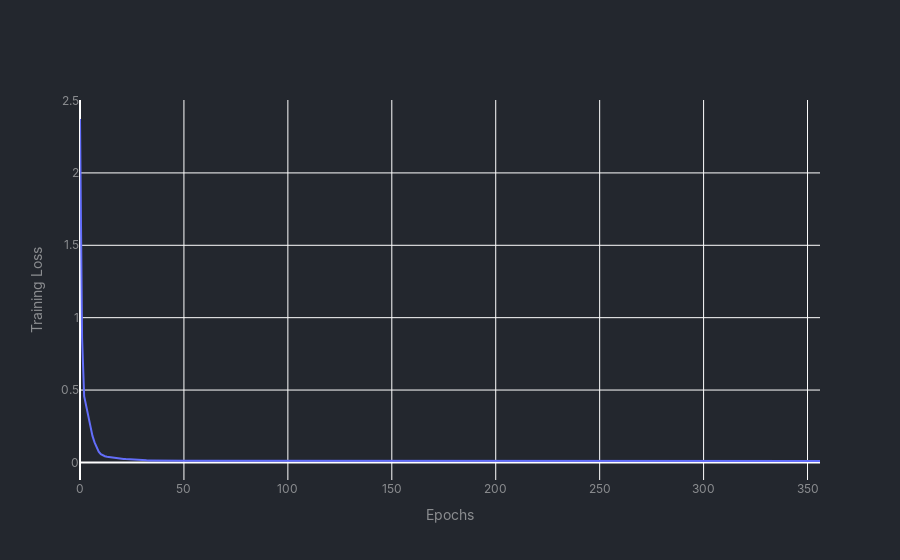
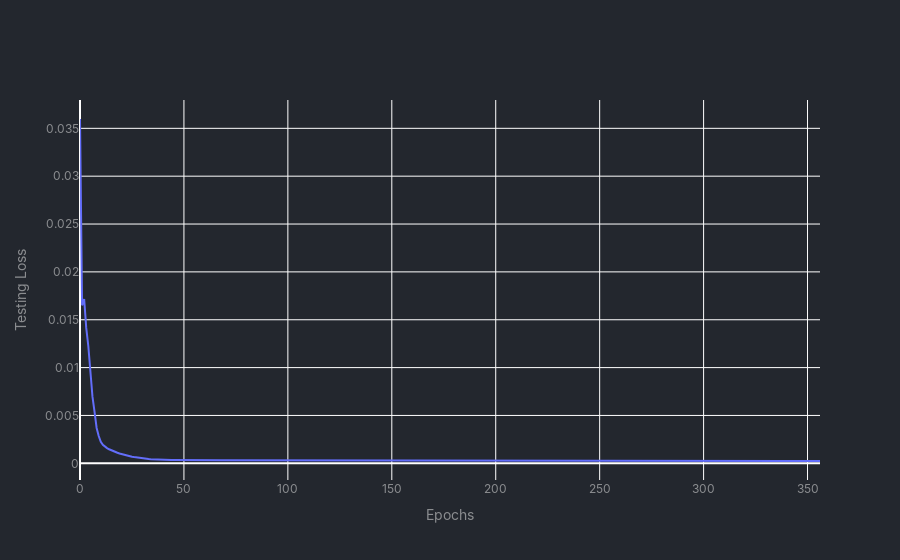
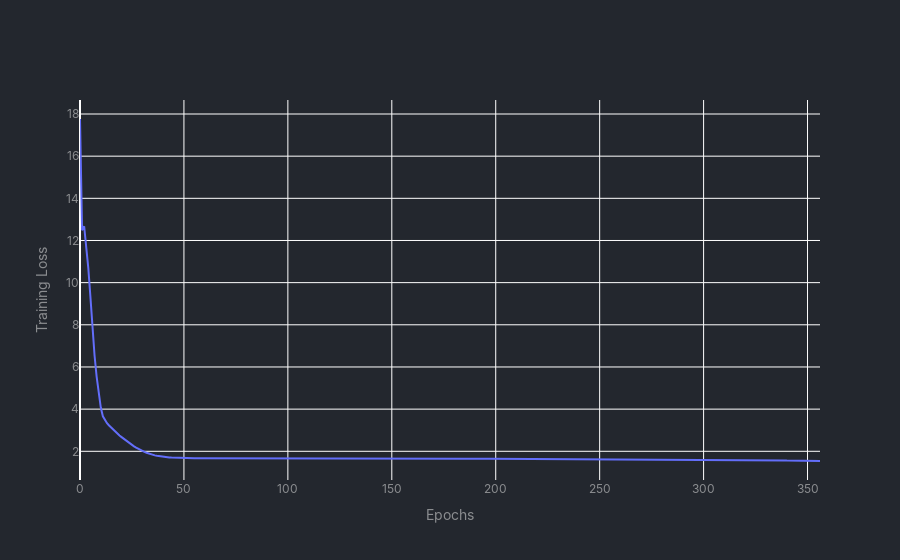
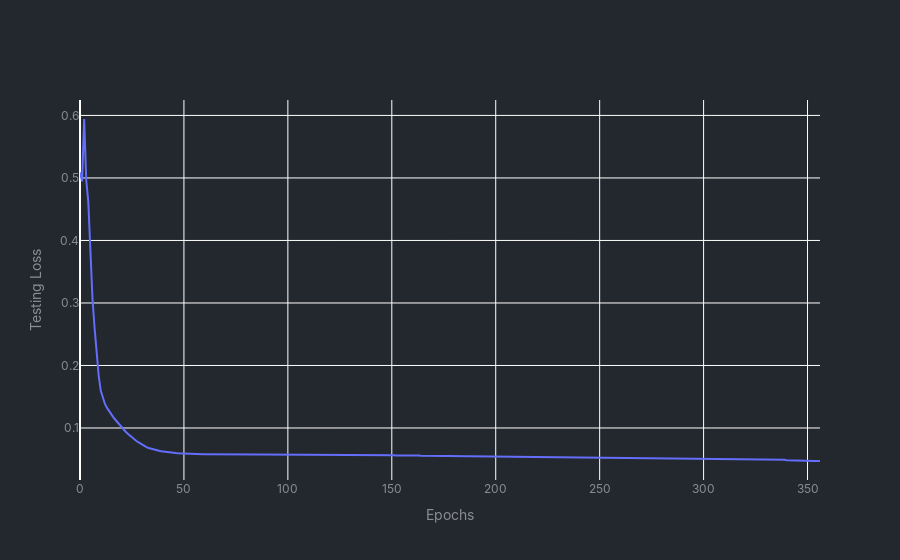

Source (notebook cell) for these figures, in order:
### Code cell
my_predictor.plot()

### Figure 1 — Plotly figure (JSON) as saved in the notebook; plotly's stock layout.template omitted (floating-point values rounded to 4 significant figures; data arrays with more than 128 entries replaced by an {"elided": "..."} marker saying what was removed)
{"data": [{"mode": "lines", "type": "scatter", "y": {"elided": "357 float values"}}], "layout": {"font": {"color": "#8b8d90", "family": "Inter"}, "paper_bgcolor": "#23272e", "plot_bgcolor": "#23272e", "title": {"text": ""}, "xaxis": {"title": {"text": "Epochs"}}, "yaxis": {"title": {"text": "Training Loss"}}}}

### Figure 2 — Plotly figure (JSON) as saved in the notebook; plotly's stock layout.template omitted (floating-point values rounded to 4 significant figures; data arrays with more than 128 entries replaced by an {"elided": "..."} marker saying what was removed)
{"data": [{"mode": "lines", "type": "scatter", "y": {"elided": "357 float values"}}], "layout": {"font": {"color": "#8b8d90", "family": "Inter"}, "paper_bgcolor": "#23272e", "plot_bgcolor": "#23272e", "title": {"text": ""}, "xaxis": {"title": {"text": "Epochs"}}, "yaxis": {"title": {"text": "Testing Loss"}}}}

### Figure 3 — Plotly figure (JSON) as saved in the notebook; plotly's stock layout.template omitted (floating-point values rounded to 4 significant figures; data arrays with more than 128 entries replaced by an {"elided": "..."} marker saying what was removed)
{"data": [{"mode": "lines", "type": "scatter", "y": {"elided": "357 float values"}}], "layout": {"font": {"color": "#8b8d90", "family": "Inter"}, "paper_bgcolor": "#23272e", "plot_bgcolor": "#23272e", "title": {"text": ""}, "xaxis": {"title": {"text": "Epochs"}}, "yaxis": {"title": {"text": "Training Loss"}}}}

### Figure 4 — Plotly figure (JSON) as saved in the notebook; plotly's stock layout.template omitted (floating-point values rounded to 4 significant figures; data arrays with more than 128 entries replaced by an {"elided": "..."} marker saying what was removed)
{"data": [{"mode": "lines", "type": "scatter", "y": {"elided": "357 float values"}}], "layout": {"font": {"color": "#8b8d90", "family": "Inter"}, "paper_bgcolor": "#23272e", "plot_bgcolor": "#23272e", "title": {"text": ""}, "xaxis": {"title": {"text": "Epochs"}}, "yaxis": {"title": {"text": "Testing Loss"}}}}
